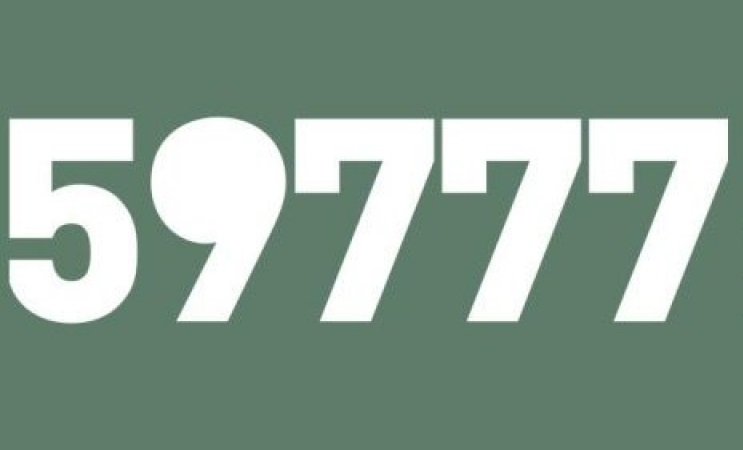
#> input picture AI/numbers/image.png, 743 x 450 px
$ python chiffre.py
#> lines starting #> are read from the running program, lines starting #| are printed output that depends on the picture
#!/usr/bin/env python
#-*- coding: utf8 -*-

#----------------------------------------------------------#
#                                                          #
#               Project Math-BacInfo-Python                #
#                      G. Barmarin                         #
#                                                          #
#                       2022-2023                          #
#                                                          #
#----------------------------------------------------------#

#----------------------------------------------------------#
#                Source: Gérard Barmarin                   #
#----------------------------------------------------------#

#----------------------------------------------------------#
#             AI reseau de neurones Classifier             #
#----------------------------------------------------------#

import numpy as np
import cv2
import sklearn
#from sklearn.datasets import load_iris
from sklearn import datasets
from sklearn.metrics import accuracy_score
#from sklearn.preprocessing import LabelEncoder
from sklearn.model_selection import train_test_split
#from sklearn.feature_extraction import DictVectorizer
#from sklearn.neighbors import KNeighborsClassifier
import pandas as pd
#from pandas.plotting import scatter_matrix
import matplotlib.pyplot as plt

digits = datasets.load_digits()


'''
La couche d'entrée nécessite un tableau unidimensionnel en entrée, mais nos images ont deux dimensions.
Il nous faut donc les "aplatir" pour avoir 1797 images aplaties. Les deux dimensions de nos images 8x8
ont été forcées vers une seule dimension en écrivant les lignes de 8 pixels les unes après les autres.
La première image que nous avons affichée tout à l'heure est maintenant représentée par un tableau 1D avec 8x8 = 64 cases.
Vous pouvez vérifier que les valeurs ci-dessous sont les mêmes que dans l'image 2D originale.
'''
y = digits.target
x = digits.images.reshape((len(digits.images), -1))
print(x.shape,"\n")
print(digits.images[0],"\n")
print(x[0],"\n")
chiffre = cv2.imread("image.png")
#> chiffre is the input picture: shape (450, 743, 3); mean B, G, R 142.9, 156.3, 134.5


chiffre_grey = cv2.cvtColor(chiffre, cv2.COLOR_BGR2GRAY)
chiffre_8 = cv2.resize(chiffre_grey,(8,8))
chiffre_inverse = 255 - chiffre_8
chiffre_flattened = chiffre_inverse.reshape(1, 64)

# Print the flattened array
print("Ceci est chiffre (flattened):", chiffre_flattened)
#| Ceci est chiffre (flattened): [[142 142 142 142 142 142 142 142 142 142 142 142 142 142 142 142   0 142
#|     0   0   0   0   0   0   0 142   0 142   8 143 142   1 142 138   0 142
#|   142   0 142 143   2 142  24  44 142   1 142 142 142 142 142 142 142 142
#|   142 142 142 142 142 142 142 142 142 142]]

'''
Séparation de l'ensemble en un ensemble d'entraînement contenant 1000 échantillons
et un ensemble de test comprenant le reste
'''
x_train = x[:500]
y_train = y[:500]
x_test = x[500:]
y_test = y[500:]

'''
Nous pouvons maintenant créer le réseau de neurones. Nous utilisons une couche cachée avec 15 neurones,
et scikit-learn trouve automatiquement le nombre de neurones à utiliser dans les couches d'entrée et de sortie.
MLP = perceptron multicouches
'''
from sklearn.neural_network import MLPClassifier

mlp = MLPClassifier(hidden_layer_sizes=(15,), activation='logistic', alpha=1e-4,solver='sgd', tol=1e-4, random_state=1,learning_rate_init=.1, verbose=True)

'''
Entrainons le reseau et imprimons l'écart à chaque itération
'''
print(mlp.fit(x_train,y_train),"\n")

'''
Testons les prédictions sur les 50 premières images de l'ensemble de test
et comparons-les aux étiquettes des 50 premières images de test:
On constate que presque la totalité des prédictions correspondent à la vérité.
'''
predictions = mlp.predict(chiffre_flattened)
#> predictions = [2]
print("Prédictions (50 premiers échantillons du test): \n",predictions,"\n")
# print("Etiquettes (50 premiers échantillons du test): \n",y_test[:50],"\n")

'''
Affichons le taux de performance
'''
#print("Précision:",100*np.around(accuracy_score(y_test, predictions), decimals=5),"%\n")

# error = (predictions != y_test)
#print (error,"\n")
# print(100*np.around(np.sum(error)/len(y_test),decimals=4),"% d'erreurs\n")

# # x_error = x_test[error].reshape((-1,8,8))
# # #print (x_error,"\n")
# # y_error = y_test[error]
# # print("Etiquettes: \n",y_error,"\n")
# # y_pred_error = predictions[error]
# print("Prédictions erronnées: \n",y_pred_error,"\n")

i = 1
print(np.shape(chiffre_flattened))
print(chiffre_flattened)
chiffre_final = chiffre_flattened.reshape(8, 8)
plt.imshow(chiffre_final, cmap = 'binary')
plt.title(f'cible: {1}, prediction: {predictions}')
plt.axis('off')
plt.show()
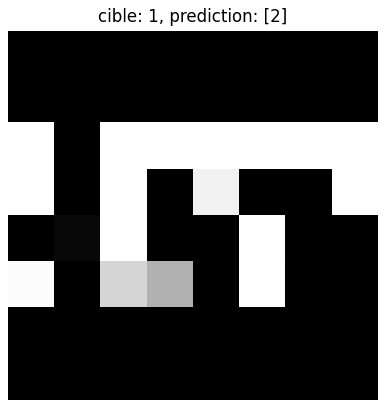
#> figure drawn by matplotlib, 1 panel

#> (the run stopped early here; a loop or call above may not have finished)
